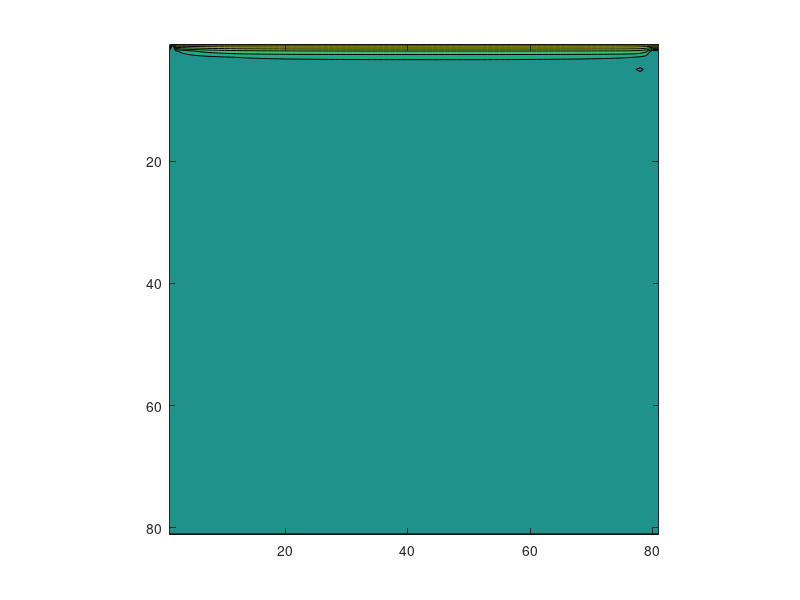
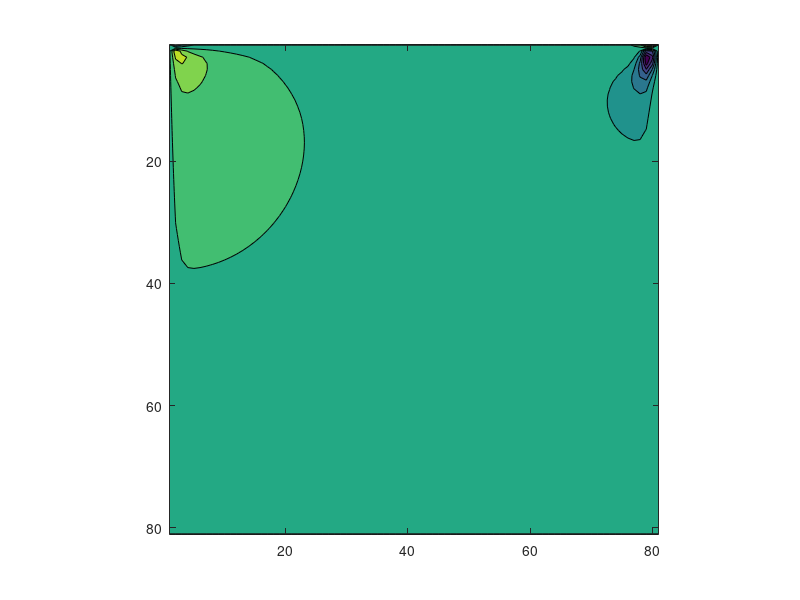
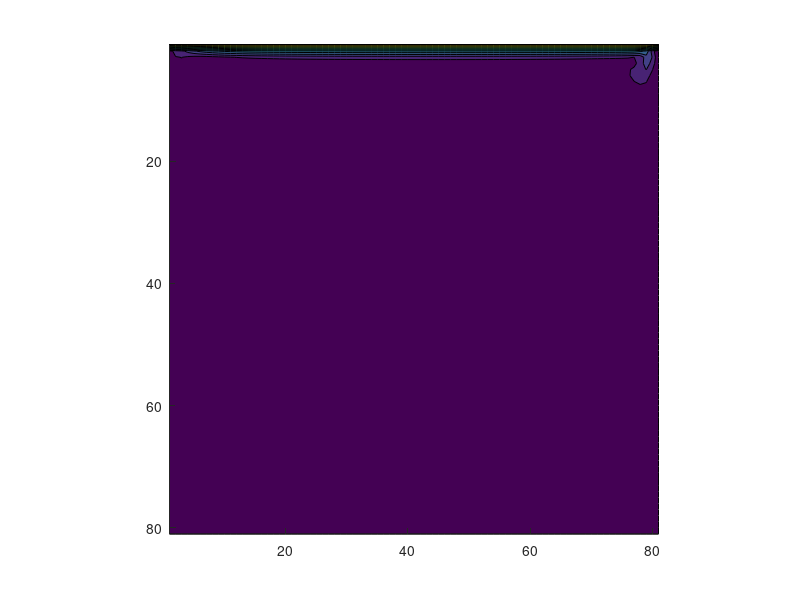

Write MATLAB code to recreate these figures, in order.
%m_grid=xlsread('result.csv', 'A1:AO41');
%m_grid=xlsread('result.csv', 'A1:CC81');
%m_grid=xlsread('result.csv', 'A1:FE161');
%m_grid=xlsread('result.csv', 'A1:IG241');

load u.dat
load v.dat
velocity=(u.^2+v.^2).^0.5;

figure(1)
contourf(u);
set(gca,'Ydir','reverse')
axis square
figure(2)
contourf(v);
set(gca,'Ydir','reverse')
axis square
figure(3)
hold on
contourf(velocity);
%quiver(u(1:10:end),v(1:10:end));
set(gca,'Ydir','reverse')
axis square
hold off
% figure(4)
% contourf(p);
% set(gca,'Ydir','reverse')
% axis square
